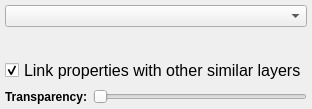
<?xml version="1.0" encoding="UTF-8"?>
<ui version="4.0">
 <class>Form</class>
 <widget class="QWidget" name="Form">
  <property name="geometry">
   <rect>
    <x>0</x>
    <y>0</y>
    <width>253</width>
    <height>109</height>
   </rect>
  </property>
  <property name="windowTitle">
   <string>Form</string>
  </property>
  <layout class="QGridLayout" name="gridLayout">
   <property name="margin">
    <number>5</number>
   </property>
   <item row="3" column="1">
    <widget class="QSlider" name="value_alpha">
     <property name="orientation">
      <enum>Qt::Horizontal</enum>
     </property>
    </widget>
   </item>
   <item row="3" column="0">
    <widget class="QLabel" name="label">
     <property name="font">
      <font>
       <weight>75</weight>
       <bold>true</bold>
      </font>
     </property>
     <property name="text">
      <string>Transparency:</string>
     </property>
    </widget>
   </item>
   <item row="0" column="0" colspan="2">
    <widget class="QComboBox" name="combotext_style"/>
   </item>
   <item row="1" column="0" colspan="2">
    <widget class="QWidget" name="placeholder" native="true"/>
   </item>
   <item row="2" column="0" colspan="2">
    <widget class="QCheckBox" name="bool_link_other">
     <property name="font">
      <font>
       <pointsize>12</pointsize>
      </font>
     </property>
     <property name="text">
      <string>Link properties with other similar layers</string>
     </property>
     <property name="checked">
      <bool>true</bool>
     </property>
    </widget>
   </item>
  </layout>
 </widget>
 <resources/>
 <connections/>
</ui>
